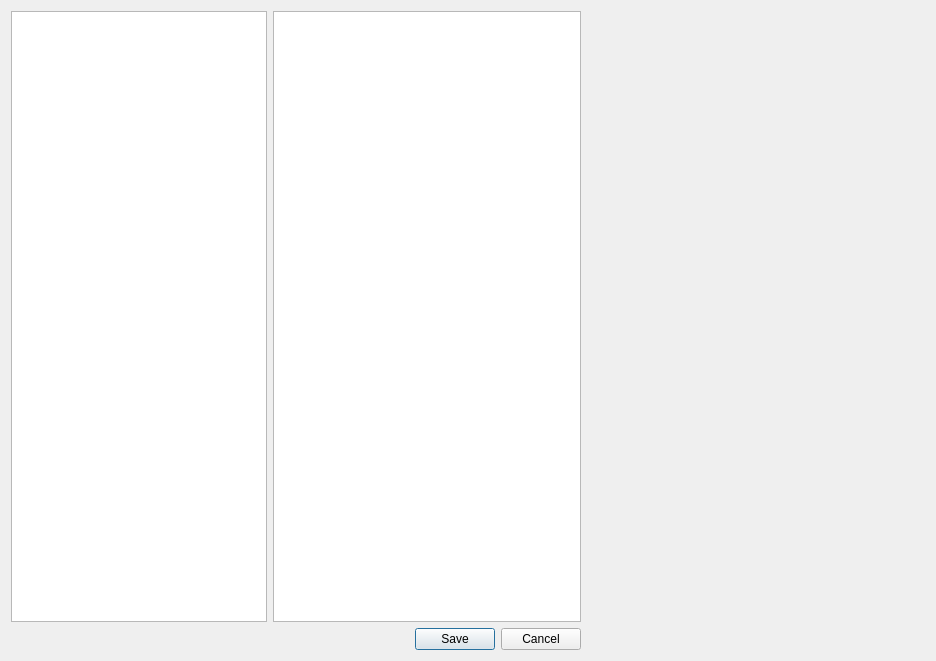
<?xml version="1.0" encoding="UTF-8"?>
<ui version="4.0">
 <class>object_selection</class>
 <widget class="QDialog" name="object_selection">
  <property name="geometry">
   <rect>
    <x>0</x>
    <y>0</y>
    <width>936</width>
    <height>661</height>
   </rect>
  </property>
  <property name="windowTitle">
   <string>ID Auswahl</string>
  </property>
  <layout class="QGridLayout" name="gridLayout">
   <item row="0" column="1">
    <widget class="QTableView" name="selection_view">
     <property name="editTriggers">
      <set>QAbstractItemView::NoEditTriggers</set>
     </property>
     <property name="alternatingRowColors">
      <bool>true</bool>
     </property>
     <property name="selectionMode">
      <enum>QAbstractItemView::MultiSelection</enum>
     </property>
     <property name="selectionBehavior">
      <enum>QAbstractItemView::SelectRows</enum>
     </property>
     <attribute name="verticalHeaderVisible">
      <bool>false</bool>
     </attribute>
    </widget>
   </item>
   <item row="1" column="1">
    <widget class="QDialogButtonBox" name="buttonbox">
     <property name="orientation">
      <enum>Qt::Horizontal</enum>
     </property>
     <property name="standardButtons">
      <set>QDialogButtonBox::Cancel|QDialogButtonBox::Save</set>
     </property>
    </widget>
   </item>
   <item row="0" column="0">
    <widget class="QTableWidget" name="focus_widget">
     <property name="sizePolicy">
      <sizepolicy hsizetype="Preferred" vsizetype="Expanding">
       <horstretch>0</horstretch>
       <verstretch>0</verstretch>
      </sizepolicy>
     </property>
    </widget>
   </item>
   <item row="0" column="2">
    <widget class="QFrame" name="image_frame">
     <property name="minimumSize">
      <size>
       <width>0</width>
       <height>0</height>
      </size>
     </property>
     <layout class="QVBoxLayout" name="verticalLayout">
      <item>
       <widget class="QWidget" name="image_widget" native="true">
        <property name="minimumSize">
         <size>
          <width>320</width>
          <height>240</height>
         </size>
        </property>
       </widget>
      </item>
      <item>
       <spacer name="verticalSpacer">
        <property name="orientation">
         <enum>Qt::Vertical</enum>
        </property>
        <property name="sizeHint" stdset="0">
         <size>
          <width>20</width>
          <height>40</height>
         </size>
        </property>
       </spacer>
      </item>
     </layout>
    </widget>
   </item>
  </layout>
 </widget>
 <resources/>
 <connections>
  <connection>
   <sender>buttonbox</sender>
   <signal>accepted()</signal>
   <receiver>object_selection</receiver>
   <slot>accept()</slot>
   <hints>
    <hint type="sourcelabel">
     <x>248</x>
     <y>254</y>
    </hint>
    <hint type="destinationlabel">
     <x>157</x>
     <y>274</y>
    </hint>
   </hints>
  </connection>
  <connection>
   <sender>buttonbox</sender>
   <signal>rejected()</signal>
   <receiver>object_selection</receiver>
   <slot>reject()</slot>
   <hints>
    <hint type="sourcelabel">
     <x>316</x>
     <y>260</y>
    </hint>
    <hint type="destinationlabel">
     <x>286</x>
     <y>274</y>
    </hint>
   </hints>
  </connection>
 </connections>
</ui>
